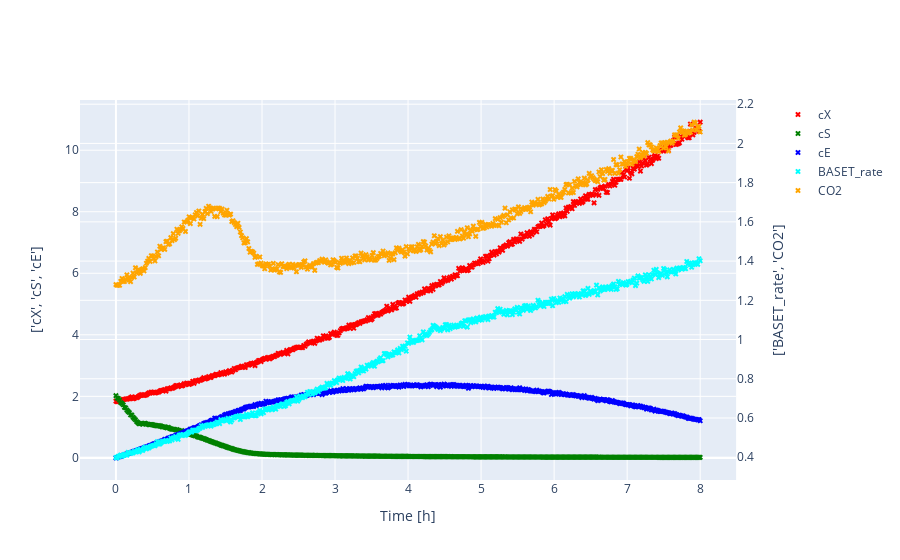

The cell this chart's notebook holds for it:
### Code cell
##Simulate an Experiment by using the metadata from an real Experiment - F7 in thise case
path = Simulation_path
Exp = Experiment(path, exp_id)  #load experiment 7
y = Yeast()
hours = 8
t_grid = np.linspace(0,hours, hours*60)     #measuring times * 60 means 1 timepoint each minute
y.set_params(p0) #set params to params in settings#simulate with experimental data, params from settings_mimic and selected number of steps
sim = y.simulate(Exp, t_grid = t_grid)     #507 steps for 8.45 hours in exp 7 means 1 step per minute
sim["BASET"] = integrate.cumtrapz(sim["BASET_rate"], x= sim.index, initial = 0) #integrate base rate to get cumulative base signal



##add random noise array to simulated data 
noise = np.random.normal(0, 0.01, np.shape(sim)) # noise with expected value:0 STDDEV:0.01, same shape as simulated data
sim = sim * (1+ noise)

visualize(sim)

### Figure 1 — Plotly figure (JSON) as saved in the notebook; plotly's stock layout.template omitted (floating-point values rounded to 4 significant figures; data arrays with more than 128 entries replaced by an {"elided": "..."} marker saying what was removed)
{"data": [{"marker": {"color": "red", "size": 5, "symbol": "x"}, "mode": "markers", "name": "cX", "type": "scatter", "x": {"elided": "480 float values"}, "xaxis": "x", "y": {"elided": "480 float values"}, "yaxis": "y"}, {"marker": {"color": "green", "size": 5, "symbol": "x"}, "mode": "markers", "name": "cS", "type": "scatter", "x": {"elided": "480 float values"}, "xaxis": "x", "y": {"elided": "480 float values"}, "yaxis": "y"}, {"marker": {"color": "blue", "size": 5, "symbol": "x"}, "mode": "markers", "name": "cE", "type": "scatter", "x": {"elided": "480 float values"}, "xaxis": "x", "y": {"elided": "480 float values"}, "yaxis": "y"}, {"marker": {"color": "cyan", "size": 5, "symbol": "x"}, "mode": "markers", "name": "BASET_rate", "type": "scatter", "x": {"elided": "480 float values"}, "xaxis": "x", "y": {"elided": "480 float values"}, "yaxis": "y2"}, {"marker": {"color": "orange", "size": 5, "symbol": "x"}, "mode": "markers", "name": "CO2", "type": "scatter", "x": {"elided": "480 float values"}, "xaxis": "x", "y": {"elided": "480 float values"}, "yaxis": "y2"}], "layout": {"legend": {"x": 1}, "title": {"x": 0.5}, "xaxis": {"anchor": "y", "domain": [0, 0.94], "title": {"text": "Time [h]"}}, "yaxis": {"anchor": "x", "domain": [0, 1], "title": {"standoff": 20, "text": "['cX', 'cS', 'cE']"}}, "yaxis2": {"anchor": "x", "overlaying": "y", "side": "right", "title": {"standoff": 20, "text": "['BASET_rate', 'CO2']"}}}}
